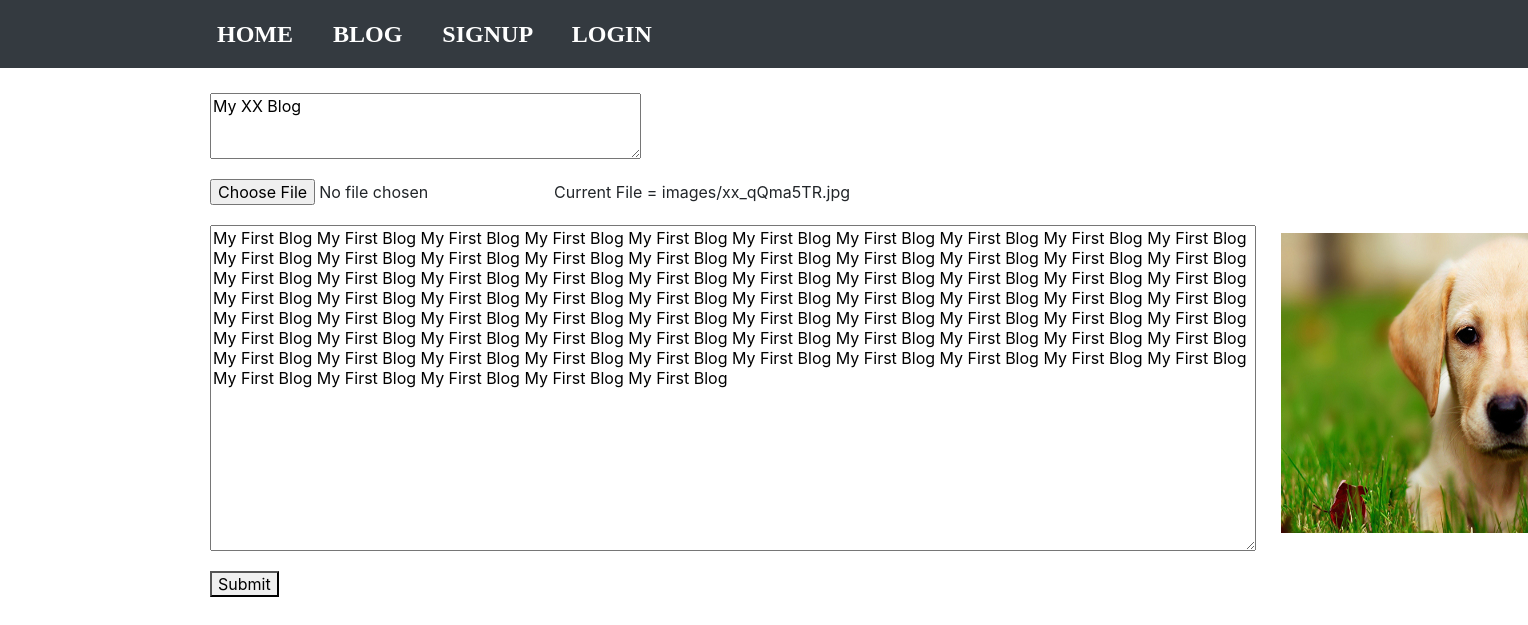
The app's page /updatearticle/1/, older data.
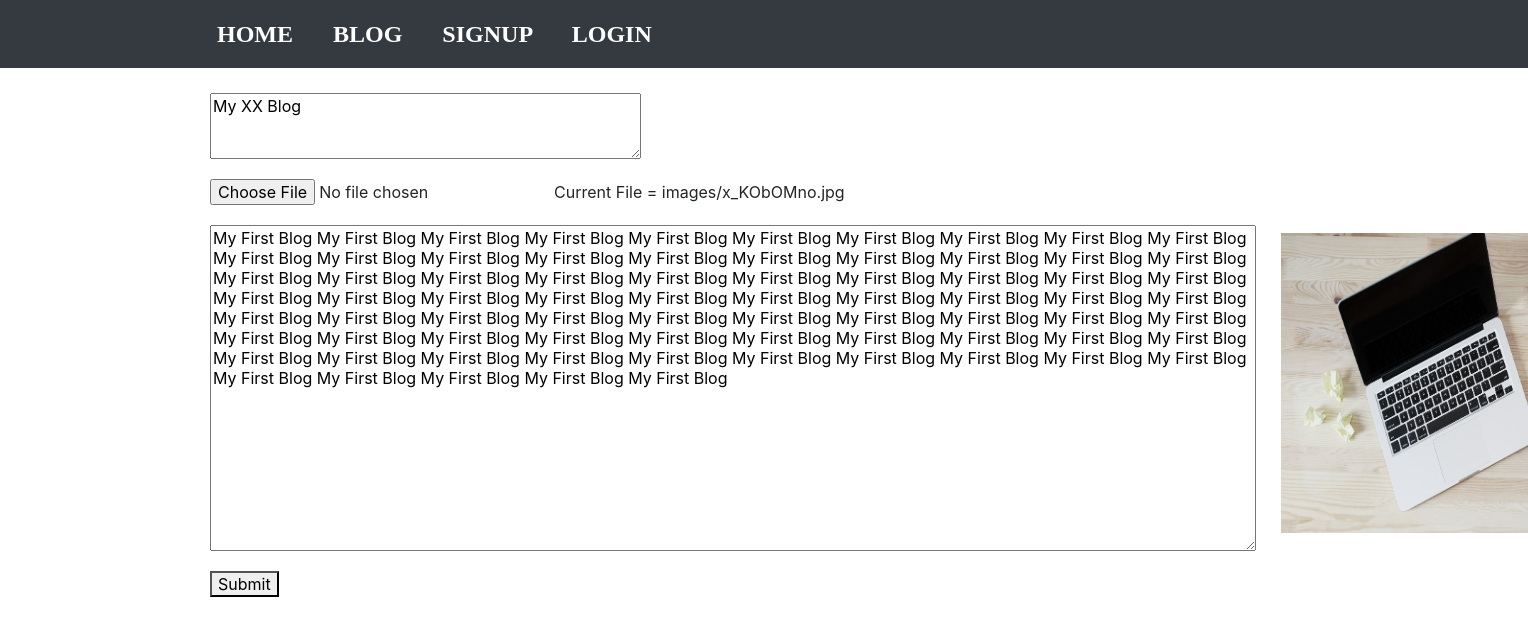
The same page, newer data.
### Blog/models.py (models this page shows, shortened)
class BlogApp(models.Model):
	title = models.CharField(max_length = 200)
	pub_date = models.DateTimeField()
	image = models.ImageField(upload_to = 'images/', default = '/images/x.jpg', blank=True, null=True)
	body = models.TextField()
	user = models.ForeignKey(User, on_delete = models.CASCADE)
	upvote = models.IntegerField(default = 0)
	user_upvoted = models.TextField(default = "")

### Blog/views.py (the view)
# urls.py: path('updatearticle/<int:article_id>/', views.updatearticle, name = 'updatearticle'),
def updatearticle(request, article_id):
	data = BlogApp.objects.get(pk = article_id)
	global ps
	ps = data.image
	context = {'blog':data}
	return render(request, 'Blog/updatearticle.html', context)

### Blog/templates/Blog/updatearticle.html (shortened to what this page needs)
{% extends 'base.html' %}
{% block content %}
	<br>
	<table>
		<tr>
			<td>
				<form action="{% url 'updated' blog.id %}" method="POST" enctype="multipart/form-data">
					<textarea rows="3" cols="40" name="title" placeholder="Title">{{ blog.title }}</textarea><br><br>
					<input type="file" name="image">Current File = {{ blog.image }} <br><br>
					<textarea rows="16" cols="100" name="body" placeholder="Content">{{ blog.body }}</textarea><br><br>
					<button type="submit">Submit</button>
				</form>
			</td>
			<td>
				<br><br><br>&nbsp;&nbsp;&nbsp;&nbsp;&nbsp;<img src="{{ blog.image.url }}" height="300" width="400">
			</td>
		</tr>
	</table>
{% endblock %}

Row changes from the older to the newer data that the page shows:
changed BlogApp "My XX Blog": image "images/xx_qQma5TR.jpg" → "images/x_KObOMno.jpg"; image: a different picture
